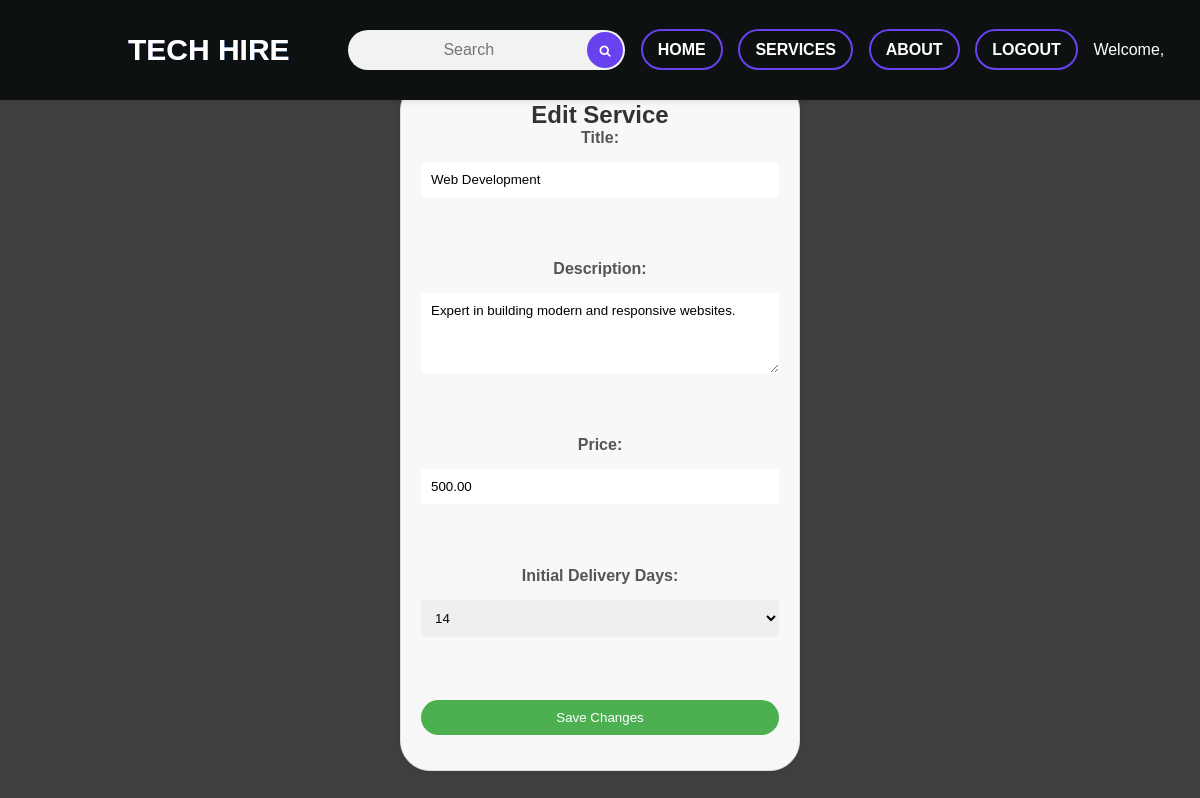
Page /actions/editservice.php?service_id=1 (signed in) on the committed database.
### tables this page shows
CREATE TABLE `services` (
  `service_id` int(11) NOT NULL,
  `freelancer_id` int(11) NOT NULL,
  `title` varchar(255) NOT NULL,
  `descriptions` text NOT NULL,
  `price` decimal(10,2) NOT NULL,
  `delivery_time` int(11) DEFAULT NULL,
  `created_at` timestamp NOT NULL DEFAULT current_timestamp(),
  `files` varchar(255) DEFAULT NULL
);

### actions/editservice.php (the view, shortened to what this page needs)
<!DOCTYPE html>
<html lang="en">
<head>
    <link rel="stylesheet" href="https://stackpath.bootstrapcdn.com/font-awesome/4.7.0/css/font-awesome.min.css">
    <link rel="stylesheet" href="../css/createservice.css">
</head>
<body>
<?php
include('../includes/header.php');
include('../includes/connect.php');
if (isset($_SESSION["user_type"]) && ($_SESSION["user_type"] == "freelancer" || $_SESSION["user_type"] == "admin")) {
    if (isset($_GET['service_id']) && !empty($_GET['service_id'])) {
        $service_id = $_GET['service_id'];
        $sqlService = "SELECT * FROM services WHERE service_id = '$service_id'";
        $resultService = $conn->query($sqlService);
        if ($resultService->num_rows > 0) {
            $rowService = $resultService->fetch_assoc();
            echo "<div class='form-container'>";
            echo "<h2>Edit Service</h2>";
            echo "<form action='' method='post'>";
            echo "<label for='title'>Title:</label>";
            echo "<input type='text' id='title' name='title' value='{$rowService['title']}' required><br>";
            echo "<label for='description'>Description:</label>";
            echo "<textarea id='description' name='description' rows='4' required>{$rowService['descriptions']}</textarea><br>";
            echo "<label for='price'>Price:</label>";
            echo "<input type='number' id='price' name='price' min='0' step='100' value='{$rowService['price']}' required><br>";
            echo "<label for='initialDays'>Initial Delivery Days:</label>";
            echo "<select id='initialDays' name='initialDays' required>";
            for ($i = 1; $i <= 100; $i++) {
                $selected = ($i == $rowService['delivery_time']) ? 'selected' : '';
                echo "<option value='{$i}' {$selected}>{$i}</option>";
            }
            echo "</select><br>";
            echo "<input type='submit' value='Save Changes'>";
            echo "</form>";
            echo "</div>";
        } else {
            echo "<p>Service not found.</p>";
        }
    } else {
        echo "<p>Invalid request. Service ID not provided.</p>";
    }
} else {
    echo "<p>Access denied. Please log in as a freelancer or admin.</p>";
}
?>
</body>
</html>

### css/createservice.css (style rules this page uses)
body { margin: 0; padding: 0; box-sizing: border-box; font-family: "Poppins, sans-serif"; height: 100vh; background-image: linear-gradient(rgba(0, 0, 0, 0.75), rgba(0, 0, 0, 0.75)), url(../images/purplesignup.jpg); background-size: cover; background-position: center; display: flex; align-items: center; justify-content: center; color: #fff; text-align: center; }
.form-container { max-width: 1000px; padding: 20px; background-color: #f8f8f8; border: 1px solid #ddd; border-radius: 30px; box-shadow: 0 0 10px rgba(0, 0, 0, 0.1); overflow-y: auto; float: left; width: 400px; }
.form-container h2, .table-container h2 { text-align: center; color: #333; }
.form-container form { display: grid; gap: 15px; }
.form-container label { font-weight: bold; color: #555; }
.form-container input, .form-container textarea, .form-container select { width: 100%; padding: 10px; margin-bottom: 15px; box-sizing: border-box; border: none; border-radius: 4px; }
.form-container input[type="submit"] { background-color: #4caf50; color: #fff; cursor: pointer; border-radius: 30px; }
.form-container, .table-container { max-width: 1000px; margin: 50px auto 0px; padding: 20px; background-color: #f8f8f8; border: 1px solid #ddd; border-radius: 30px; box-shadow: 0 0 10px rgba(0, 0, 0, 0.1); overflow-y: auto; }

### css/header.css (style rules this page uses)
* { margin: 0; padding: 0; box-sizing: border-box; font-family: Arial; }
body { background-size: cover; height: 100vh; background-position: center; }

### rows in the picture
services: title "Web Development", description "Expert in building modern and responsive websites.", price "500.00"

### other values in the picture
form field initialDays "14"
